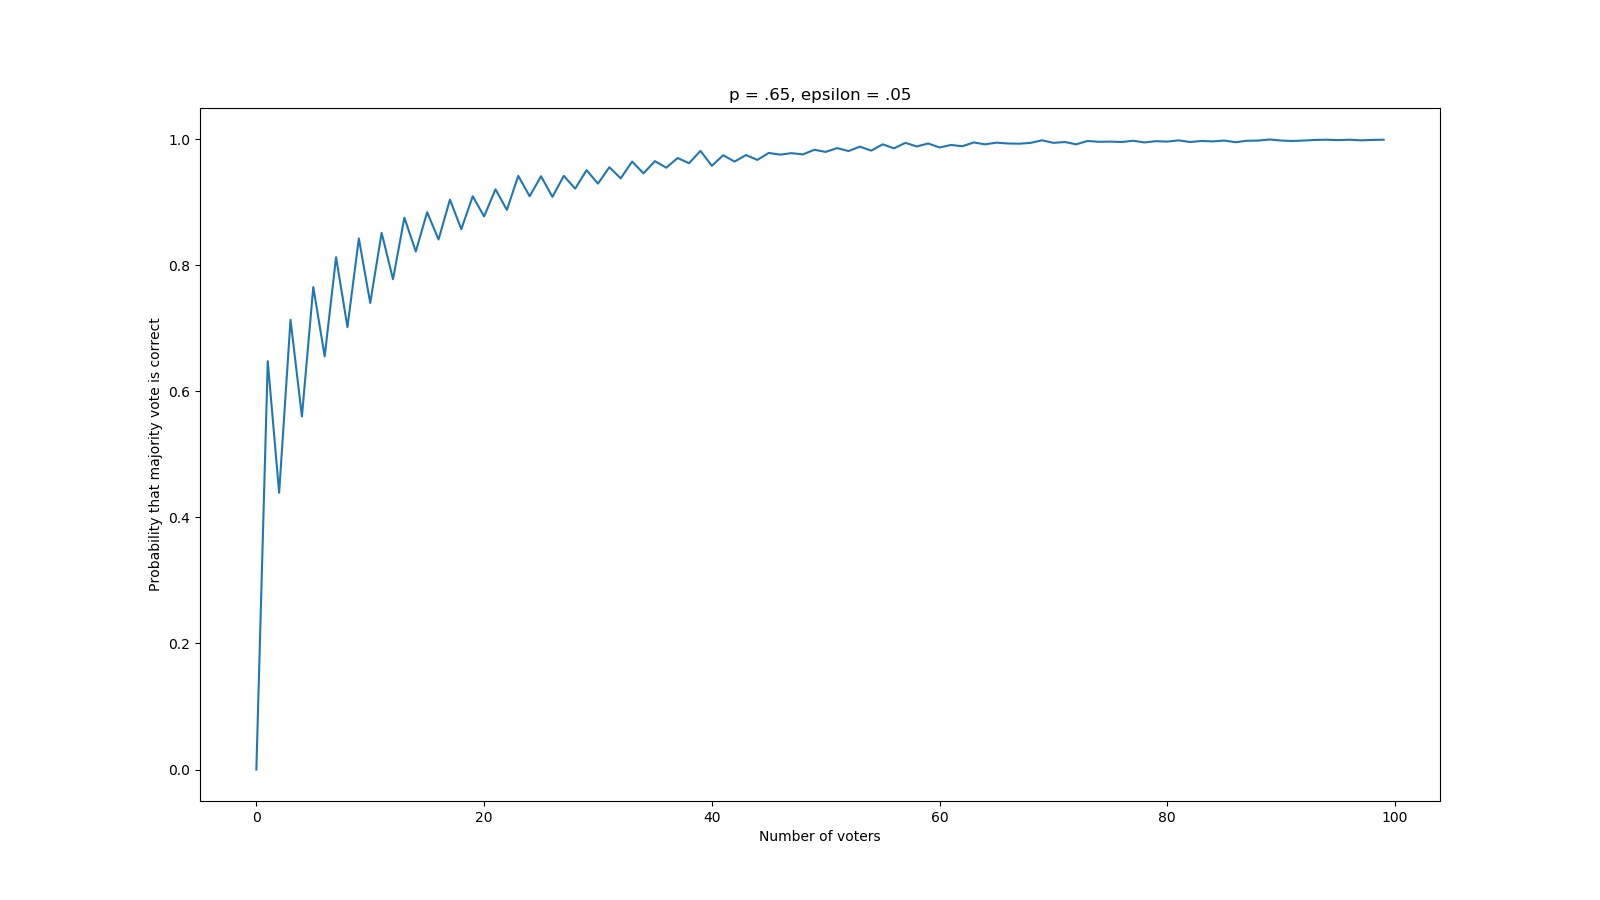

Here is the Python script that generated this plot:
"""
Condorcet's voters:

We analyse the behaviour of majority decisions by
estimating the probability of such decisions being
correct on a range of population sizes.

Assumptions:

- There are only 2 options being voted for, of which 
one is correct.
- Each voter in our pool has a correct probability of 
a normal distribution with mean = p and variance = epsilon.
- The probability of a population's majority being correct is estimated 
with 3000 runs on that population.
"""

import numpy as np
import matplotlib.pyplot as plt


def condorcet(pool, p = .65, epsilon = .05, run = 3000):

  correct_majority_count = 0

  for sample_count in range(run):

    votes = np.random.rand(pool)
    thresholds = p + epsilon*np.random.randn(pool)
      
    correct_voters = [vote for number, vote in enumerate(votes) if 
                        vote < thresholds[number]] 

    correct_majority_count += 1 if 2*len(correct_voters) > pool else 0

    p_correct_majority = correct_majority_count/float(run)

  return p_correct_majority

majority_correctness = []

for pool in range(100):
  majority_correctness.append(condorcet(pool))

plt.figure(figsize = (16,9))

plt.plot(range(100), majority_correctness)
plt.title('p = .65, epsilon = .05')
plt.ylabel('Probability that majority vote is correct')
plt.xlabel('Number of voters')

plt.show()
